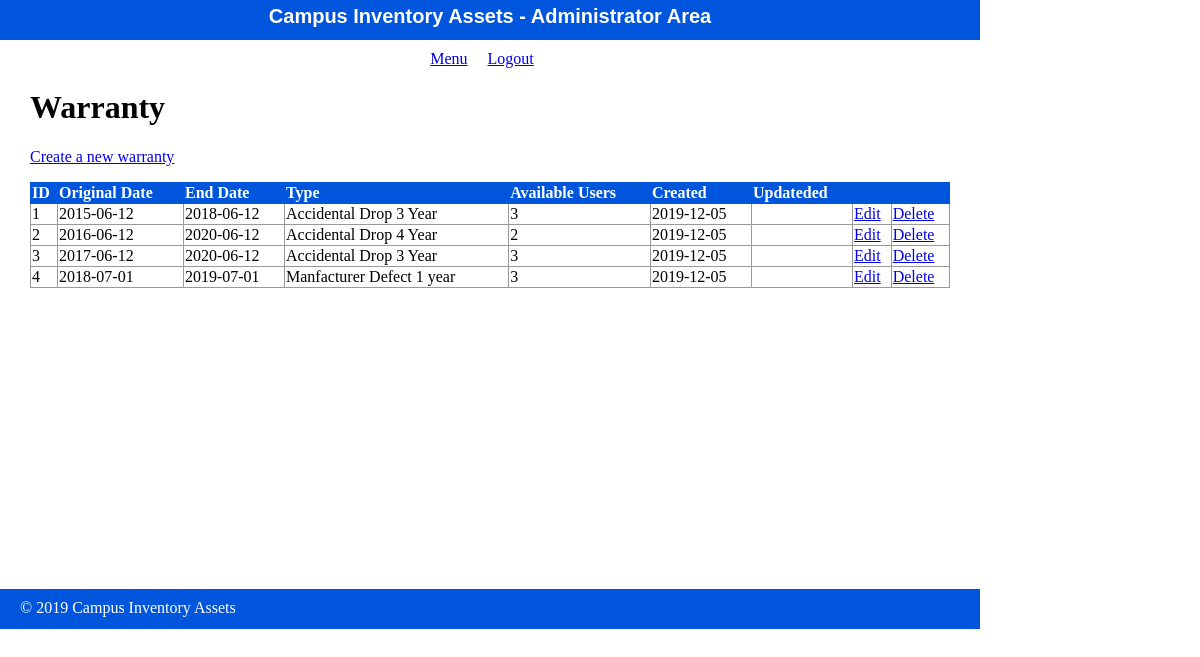
The page /admin/warranty/index.php on the database its author committed.
### tables this page shows
CREATE TABLE warranty(
   warranty_id int(4) PRIMARY KEY,
   war_originalDate date,
   war_endDate date, 
   war_type varchar(250),
   war_available_uses int(3),
   war_create_date date,
   war_update_date date
);

### private/functions.php (called while the page is built, shortened)
<?php
$db = db_connect();
function url_for($script_path) {
  return WWW_ROOT . $script_path;
}
function u($string="") {
  return urlencode($string);
}
function h($string="") {
  return htmlspecialchars($string);
}
function query($sql){
  global $db;
  $result = mysqli_query($db, $sql);
  return $result;
}
?>

### public/admin/warranty/index.php (the view, shortened to what this page needs)
<?php
include(SHARED_PATH . '/admin_header.php');
$sql ="select * from warranty";
$advisor_set = query($sql);
?>
<div id="content">
  <div class="pages listing">
    <h1>Warranty</h1>
    <div class="actions">
      <a class="action" href="<?php echo url_for('/admin/warranty/new.php'); ?>">Create a new warranty</a>
    </div>
  	<table class="list">
  	  <tr>
        <th>ID</th>
        <th>Original Date</th>
        <th>End Date</th>
        <th>Type</th>
  	    <th>Available Users</th>
        <th>Created</th>
        <th>Updateded</th>
  	    <th>&nbsp;</th>
        <th>&nbsp;</th>
  	  </tr>
      <?php while($index = mysqli_fetch_assoc($advisor_set)) { ?>
        <tr>
          <td><?php echo h($index['warranty_id']); ?></td>
          <td><?php echo h($index['war_originalDate']); ?></td>
    	    <td><?php echo h($index['war_endDate']); ?></td>
          <td><?php echo h($index['war_type']); ?></td>
          <td><?php echo h($index['war_available_uses']); ?></td>
          <td><?php echo h($index['war_create_date']); ?></td>
          <td><?php echo h($index['war_update_date']); ?></td>
          <td><a class="action" href="<?php echo url_for('/admin/warranty/edit.php?id=' . h(u($index['warranty_id']))); ?>">Edit</a></td>
          <td><a class="action" href="<?php echo url_for('/admin/warranty/delete.php?id=' . h(u($index['warranty_id']))); ?>">Delete</a></td>
    	  </tr>
      <?php } ?>
  	</table>
  </div>
</div>
<?php include(SHARED_PATH . '/admin_footer.php'); ?>

### public/stylesheets/staff.css (style rules this page uses)
html { height: 100%; width: 100%; }
body { height: 980px; width: 100%; margin: 0; padding: 0; }
#content { width: 920px; min-height: 500px; padding: 0 30px; }
.actions { margin-bottom: 1em; }
table { border-collapse: collapse; vertical-align: top; }
table.list { width: 100%; }
table.list tr td { border: 1px solid #999999; }
table.list tr th { border: 1px solid #0055DD; background: #0055DD; color: white; text-align: left; }

### rows shown on the page
warranty: warranty_id "1", war_originalDate "2015-06-12", war_endDate "2018-06-12", war_type "Accidental Drop 3 Year", war_available_uses "3", war_create_date "2019-12-05"
warranty: warranty_id "2", war_originalDate "2016-06-12", war_endDate "2020-06-12", war_type "Accidental Drop 4 Year", war_available_uses "2", war_create_date "2019-12-05"
warranty: warranty_id "3", war_originalDate "2017-06-12", war_endDate "2020-06-12", war_type "Accidental Drop 3 Year", war_available_uses "3", war_create_date "2019-12-05"
warranty: warranty_id "4", war_originalDate "2018-07-01", war_endDate "2019-07-01", war_type "Manfacturer Defect 1 year", war_available_uses "3", war_create_date "2019-12-05"
